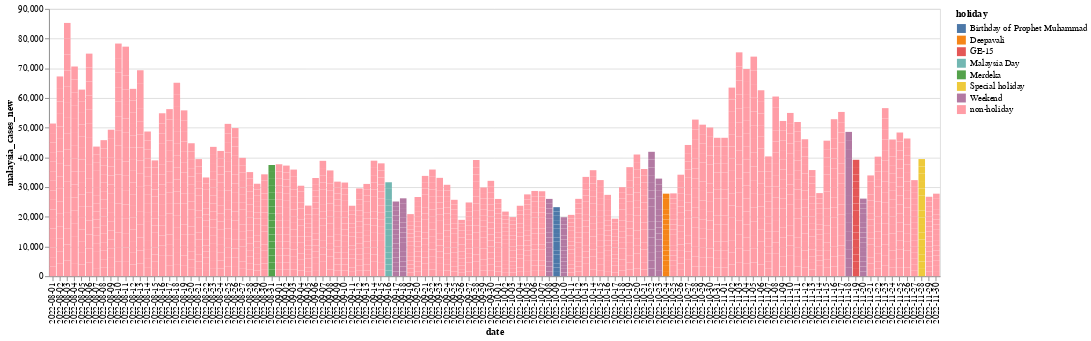

The notebook cell this image was saved under:
### Code cell
#import required library
#use altair to plot graph visualisation for collected_covid_daily_cases with 'date', 'holiday' and 'malaysia_cases_new' columns.

alt.Chart(df_collected).mark_bar().encode(
    x = 'date',
    y = 'malaysia_cases_new',
    #tooltip is to display x and y variables associated 'date' and 'malaysia_cases_new' respectively, and also 'holiday' to show the differences.
    tooltip=['date','holiday','malaysia_cases_new'],
    color='holiday'
    
).properties(width=1000)

### Figure 1 — Vega-Lite specification as saved in the notebook (floating-point values rounded to 4 significant figures; data arrays with more than 128 entries replaced by an {"elided": "..."} marker saying what was removed)
{"config": {"view": {"continuousWidth": 400, "continuousHeight": 300}}, "data": {"name": "data-802d7802893d02c56320b0898d8cd825"}, "mark": "bar", "encoding": {"color": {"field": "holiday", "type": "nominal"}, "tooltip": [{"field": "date", "type": "nominal"}, {"field": "holiday", "type": "nominal"}, {"field": "malaysia_cases_new", "type": "quantitative"}], "x": {"field": "date", "type": "nominal"}, "y": {"field": "malaysia_cases_new", "type": "quantitative"}}, "width": 1000, "$schema": "https://vega.github.io/schema/vega-lite/v4.17.0.json", "datasets": {"data-802d7802893d02c56320b0898d8cd825": {"elided": "1952 records"}}}
